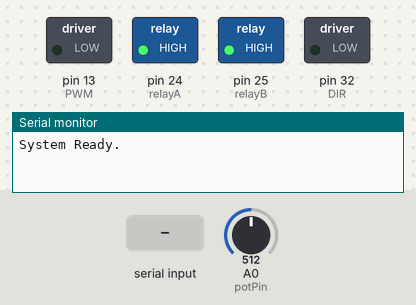
This sketch was run on a simulated Arduino Mega 2560, built with avr-gcc and run on an emulated ATmega2560. Shown: switched loads named in the sketch (green lamp = pin HIGH), the last lines printed to the serial monitor. The test bench sets the inputs (shaded band); at power-on: A0 (potPin) = 512.

Above: at 1.2 s.
1.3 s: "BUTTON 1\n" received over the second serial link
At 1.6 s:
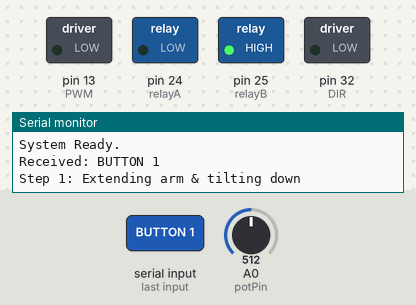
2.8 s: A0 (potPin) set to 263
4.3 s: A0 (potPin) set to 244
At 5.2 s:
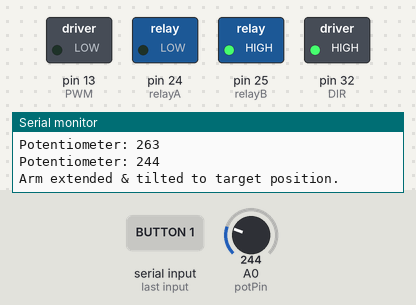
5.8 s: "BUTTON 2\n" received over the second serial link
At 6.4 s:
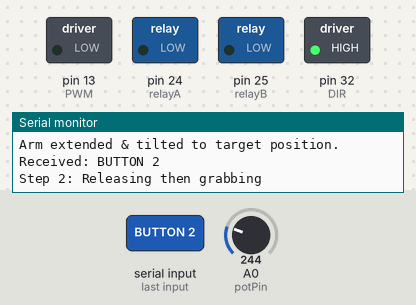
7.5 s: "BUTTON 1\n" received over the second serial link
At 8.7 s:
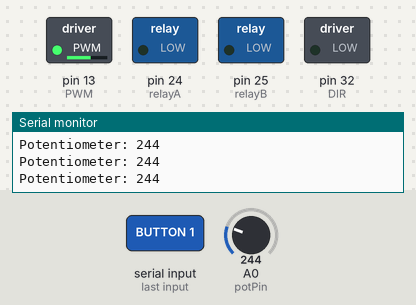
9.0 s: A0 (potPin) set to 12
10.5 s: A0 (potPin) set to 9
At 11.8 s:
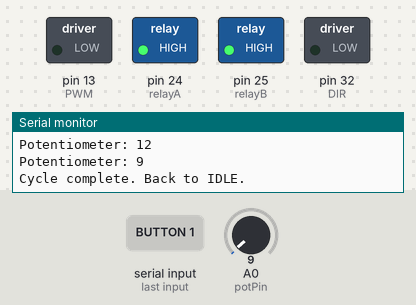
Timing chart, 0 to 13.5 s (numbered marks = the images above; inputs shaded):
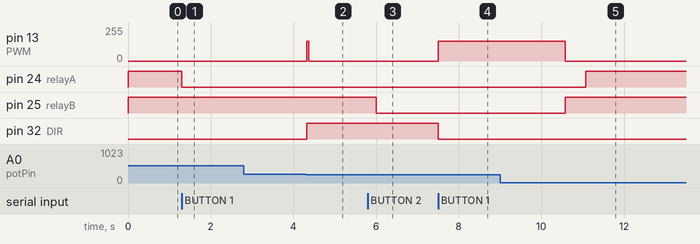

Measured:
- the behaviour switches between 245 and 244 on A0 (potPin) (found by bisection; images 1 and 2)
- the behaviour switches between 11 and 10 on A0 (potPin) (found by bisection; images 4 and 5)
- after the input at 1.3 s, pin 24 (relayA): HIGH → LOW at once
- after the input at 4.3 s, pin 13 (PWM): 0/255 → 150/255 at once, → 0/255 0.05 s later; pin 32 (DIR): LOW → HIGH at once
- after the input at 5.8 s, pin 25 (relayB): HIGH → LOW after 0.20 s
- after the input at 7.5 s, pin 13 (PWM): 0/255 → 150/255 at once; pin 32 (DIR): HIGH → LOW at once
- after the input at 10.5 s, pin 13 (PWM): 150/255 → 0/255 after 0.08 s; pin 24 (relayA): LOW → HIGH after 0.58 s; pin 25 (relayB): LOW → HIGH after 0.08 s

The sketch:

gribber_with_potentiometer.ino
```cpp
const int relayA = 24;    // Gripper arm in/out
const int relayB = 25;    // Gripper open/close
const int PWM = 13;        // Gripper tilt motor (PWM-capable)
const int DIR = 32;        // Direction control for tilt motor
const int potPin = A0;    // Potentiometer feedback pin

bool Done = true;

enum GripperState {
  IDLE,
  ARM_EXTENDED_AND_TILTED_DOWN,
  BALL_GRABBED
};

GripperState currentState = IDLE;

void setup() {
  Serial.begin(115200);
  Serial3.begin(115200);  // Serial from ESP32

  pinMode(relayA, OUTPUT);
  pinMode(relayB, OUTPUT);
  pinMode(PWM, OUTPUT);
  pinMode(DIR, OUTPUT);

  digitalWrite(relayA, HIGH); // Arm retracted
  digitalWrite(relayB, HIGH); // Gripper closed
  analogWrite(PWM, 0);

  Serial3.setTimeout(200);
  Serial.println("System Ready.");
}

void loop() {
  String command = "";

  if (Serial3.available()) {
    command = Serial3.readStringUntil('\n');
    command.trim();
    Serial.println("Received: " + command);
  }

  // STEP 1: Extend arm & tilt down using potentiometer feedback
  if (command == "BUTTON 1" && currentState == IDLE) {
    Serial.println("Step 1: Extending arm & tilting down");

    digitalWrite(relayA, LOW);  // Extend arm
    delay(1000);

    int potVal = analogRead(potPin);
    while (abs(potVal - 245) > 5) { // Target tilt down position
      potVal = analogRead(potPin);
      Serial.print("Potentiometer: ");
      Serial.println(potVal);

      if (potVal < 245) {
        digitalWrite(DIR, HIGH);  // Tilt down
        analogWrite(PWM, 150);
      } else {
        analogWrite(PWM, 0);
      }

      delay(50);
    }

    analogWrite(PWM, 0); // Stop motor
    currentState = ARM_EXTENDED_AND_TILTED_DOWN;
    Serial.println("Arm extended & tilted to target position.");
  }

  // STEP 2: Grab or regrab
  else if (command == "BUTTON 2") {
    Serial.println("Step 2: Releasing then grabbing");

    digitalWrite(relayB, HIGH); // Open gripper
    delay(200);
    digitalWrite(relayB, LOW);  // Close gripper
    delay(800);

    currentState = BALL_GRABBED;
    Serial.println("Ball grabbed.");
  }

  // STEP 3: Tilt back up & retract
  else if (command == "BUTTON 1" && currentState == BALL_GRABBED && Done) {
    Serial.println("Step 3: Tilting up & retracting arm");

    int potVal = analogRead(potPin);
    while (abs(potVal - 5) > 5) { // Target tilt-up position
      potVal = analogRead(potPin);
      Serial.print("Potentiometer: ");
      Serial.println(potVal);

      if (potVal > 5) {
        digitalWrite(DIR, LOW);  // Tilt up
        analogWrite(PWM, 150);
      } else {
        analogWrite(PWM, 0);
      }

      delay(50);
    }

    analogWrite(PWM, 0); // Stop motor

    digitalWrite(relayB, HIGH); // Open gripper to release
    delay(500);

    digitalWrite(relayA, HIGH); // Retract arm
    delay(500);

    currentState = IDLE;
    Done = true;

    Serial.println("Cycle complete. Back to IDLE.");
  }
}
```
